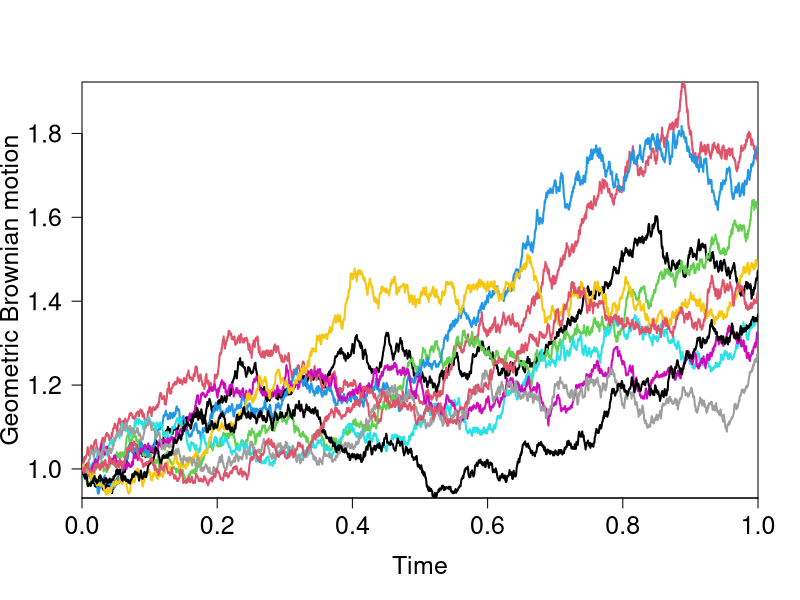
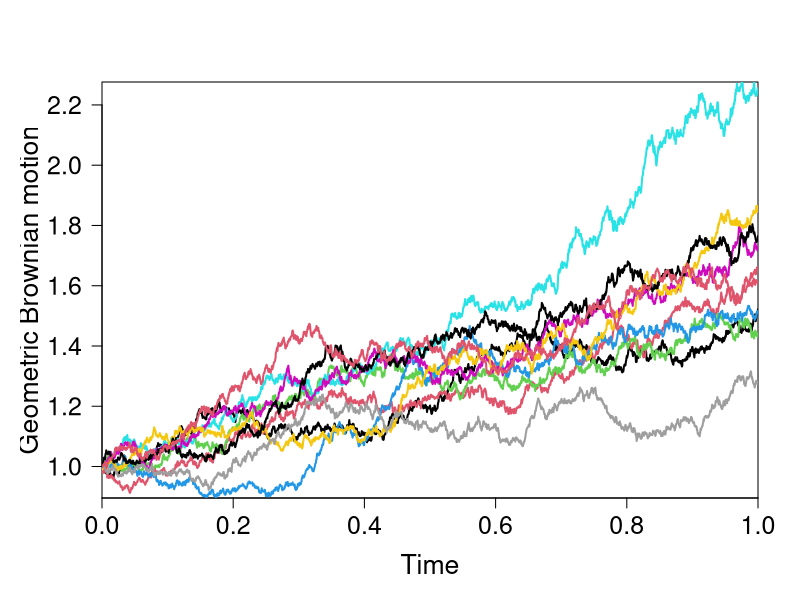

Recreate these plots in R, in order.
## ---- chunk 1
N <- 2000
t <- 0:N
dt <- 1.0 / N
mu <- 0.5
sigma <- 0.2
nsim <- 10
S <- matrix(0, nsim, N + 1)
dB <- matrix(rnorm(nsim * N, mean = 0, sd = sqrt(dt)), nsim, N + 1)
for (i in 1:nsim){
    S[i, 1] <- 1.0
    for (j in 1:N+1){
        S[i,j] <- S[i, j-1]+mu * S[i, j - 1] * dt + sigma * S[i, j - 1]  *dB[i, j]
    }
}

plot(t*dt, rep(0, N+1), xlab = "Time", ylab = "Geometric Brownian motion", lwd=2, ylim =
c(min(S),max(S)), type = "l", col = 0,las=1, cex.axis=1.5,cex.lab=1.5, xaxs='i', yaxs='i')
for (i in 1:nsim){
    lines(t * dt, S[i, ], lwd = 2, type = "l", col = i)
}
## ---- chunk 2
N=2000; t <- 0:N; dt <- 1.0/N; mu=0.5;sigma=0.2; nsim <- 10; par(oma=c(0,1,0,0))
S <- matrix(rnorm(nsim*N,mean=0,sd=sqrt(dt)), nsim, N)
S <- cbind(rep(0, nsim), t(apply(S, 1, cumsum)))
for (i in 1:nsim){S[i,] <- exp(mu*t*dt+sigma*S[i,]-sigma*sigma*t*dt/2)}
plot(t*dt, rep(0, N+1), xlab = "Time", ylab = "Geometric Brownian motion", lwd=2, ylim =
c(min(S),max(S)), type = "l", col = 0,las=1,cex.axis=1.5,cex.lab=1.6, xaxs='i', yaxs='i')
for (i in 1:nsim){lines(t*dt, S[i, ], lwd=2, type = "l", col = i)}
